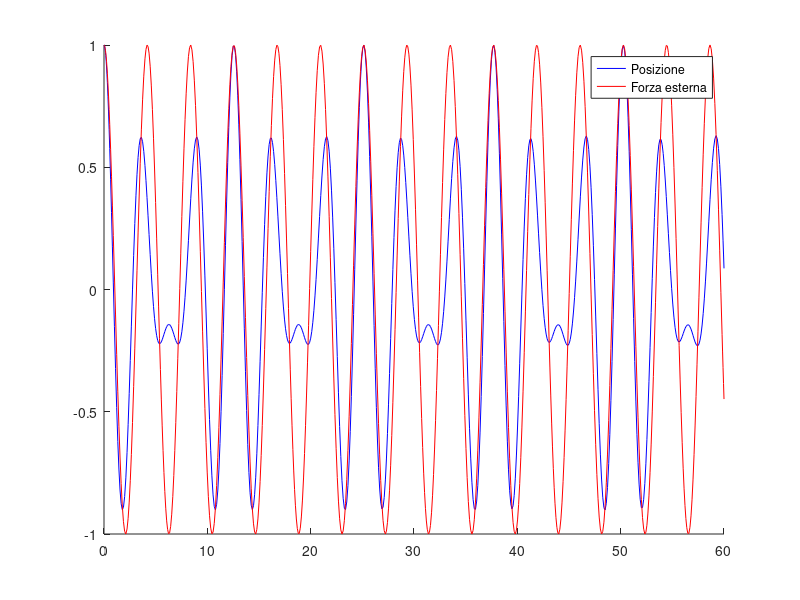

Reproduce this figure in MATLAB.
m = 1;
h = 4;
k = 0;
F= 0;
c(1) =1;
c(2) = 0;
a = 1;
w = 1.5; #w = 1.8 #w = 2

F=@(t) a*cos(w*t);
f=@(t,x) [x(2);(-h*x(1) - k*x(2) + F(t))/m];
[t,x] = ode45(f,[0 60],c);

hold on 
plot(t,x(:,1),'b')
plot(t,F(t),'r')
legend("Posizione","Forza esterna");
pause(60)